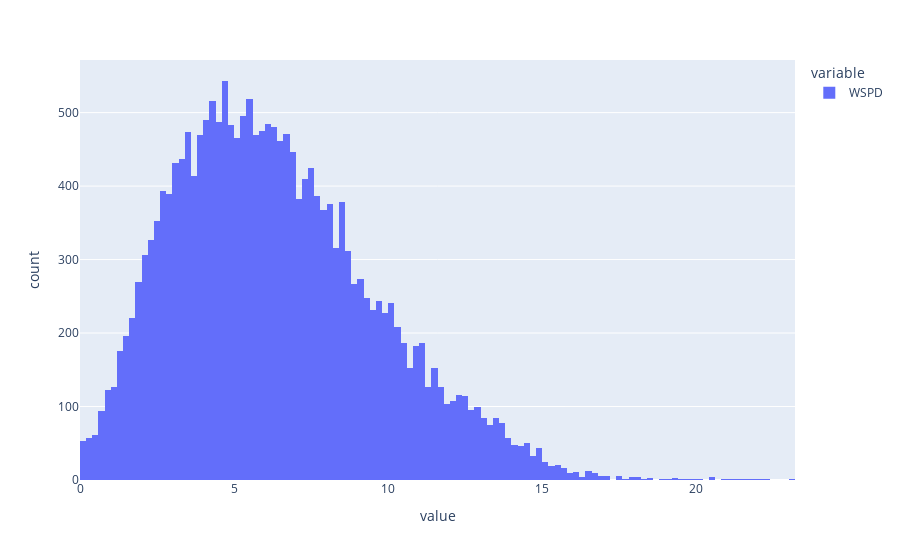

The cell this chart's notebook holds for it:
### Code cell
px.histogram(bouy_data['WSPD'])

### Figure 1 — Plotly figure (JSON) as saved in the notebook; plotly's stock layout.template omitted (floating-point values rounded to 4 significant figures; data arrays with more than 128 entries replaced by an {"elided": "..."} marker saying what was removed)
{"data": [{"alignmentgroup": "True", "bingroup": "x", "hovertemplate": "variable=WSPD<br>value=%{x}<br>count=%{y}<extra></extra>", "legendgroup": "WSPD", "marker": {"color": "#636efa", "pattern": {"shape": ""}}, "name": "WSPD", "offsetgroup": "WSPD", "orientation": "v", "showlegend": true, "type": "histogram", "x": {"elided": "20477 float values"}, "xaxis": "x", "yaxis": "y"}], "layout": {"barmode": "relative", "legend": {"title": {"text": "variable"}, "tracegroupgap": 0}, "margin": {"t": 60}, "xaxis": {"anchor": "y", "domain": [0, 1], "title": {"text": "value"}}, "yaxis": {"anchor": "x", "domain": [0, 1], "title": {"text": "count"}}}}
